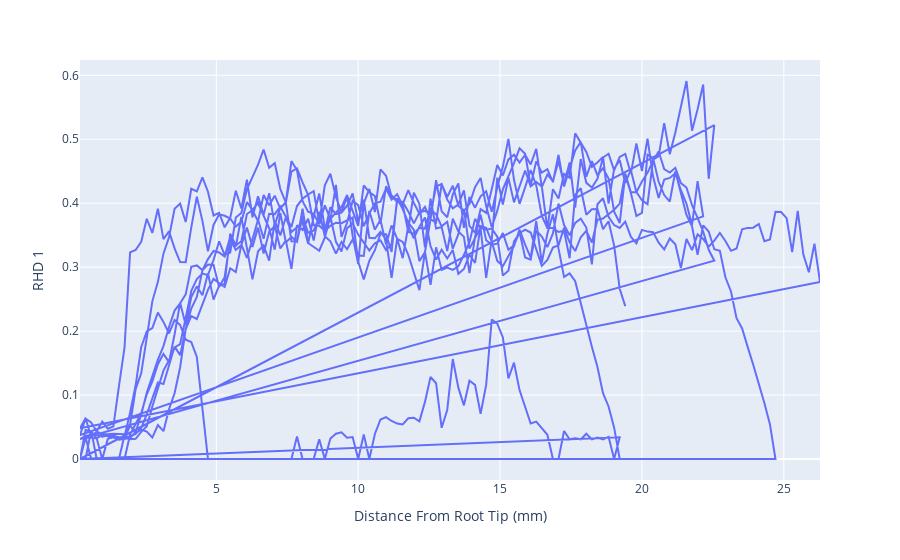

Notebook cell for this chart:
### Code cell
test = raw_df.loc['hereward']

fig = px.line(test, x='Distance From Root Tip (mm)', y='RHD 1')

fig.show()

### Figure 1 — Plotly figure (JSON) as saved in the notebook; plotly's stock layout.template omitted (floating-point values rounded to 4 significant figures; data arrays with more than 128 entries replaced by an {"elided": "..."} marker saying what was removed)
{"data": [{"hovertemplate": "Distance From Root Tip (mm)=%{x}<br>RHD 1=%{y}<extra></extra>", "legendgroup": "", "line": {"color": "#636efa", "dash": "solid"}, "marker": {"symbol": "circle"}, "mode": "lines", "name": "", "orientation": "v", "showlegend": false, "type": "scatter", "x": {"elided": "898 float values"}, "xaxis": "x", "y": {"elided": "898 float values"}, "yaxis": "y"}], "layout": {"legend": {"tracegroupgap": 0}, "margin": {"t": 60}, "xaxis": {"anchor": "y", "domain": [0, 1], "title": {"text": "Distance From Root Tip (mm)"}}, "yaxis": {"anchor": "x", "domain": [0, 1], "title": {"text": "RHD 1"}}}}
